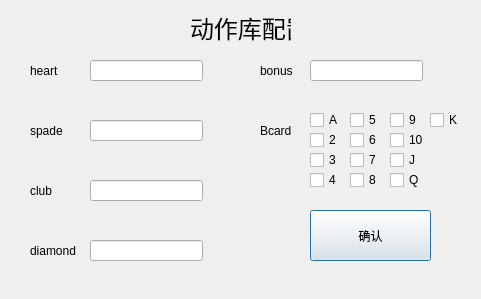
<?xml version="1.0" encoding="UTF-8"?>
<ui version="4.0">
 <class>Dialog</class>
 <widget class="QDialog" name="Dialog">
  <property name="geometry">
   <rect>
    <x>0</x>
    <y>0</y>
    <width>481</width>
    <height>299</height>
   </rect>
  </property>
  <property name="windowTitle">
   <string>Dialog</string>
  </property>
  <widget class="QLabel" name="label">
   <property name="geometry">
    <rect>
     <x>190</x>
     <y>10</y>
     <width>101</width>
     <height>31</height>
    </rect>
   </property>
   <property name="text">
    <string>&lt;html&gt;&lt;head/&gt;&lt;body&gt;&lt;p&gt;&lt;span style=&quot; font-size:18pt;&quot;&gt;动作库配置&lt;/span&gt;&lt;/p&gt;&lt;/body&gt;&lt;/html&gt;</string>
   </property>
  </widget>
  <widget class="QLabel" name="label_2">
   <property name="geometry">
    <rect>
     <x>30</x>
     <y>50</y>
     <width>51</width>
     <height>41</height>
    </rect>
   </property>
   <property name="text">
    <string>heart</string>
   </property>
  </widget>
  <widget class="QLabel" name="label_3">
   <property name="geometry">
    <rect>
     <x>30</x>
     <y>110</y>
     <width>51</width>
     <height>41</height>
    </rect>
   </property>
   <property name="text">
    <string>spade</string>
   </property>
  </widget>
  <widget class="QLabel" name="label_4">
   <property name="geometry">
    <rect>
     <x>30</x>
     <y>170</y>
     <width>51</width>
     <height>41</height>
    </rect>
   </property>
   <property name="text">
    <string>club</string>
   </property>
  </widget>
  <widget class="QLabel" name="label_5">
   <property name="geometry">
    <rect>
     <x>30</x>
     <y>230</y>
     <width>51</width>
     <height>41</height>
    </rect>
   </property>
   <property name="text">
    <string>diamond</string>
   </property>
  </widget>
  <widget class="QLabel" name="label_6">
   <property name="geometry">
    <rect>
     <x>260</x>
     <y>50</y>
     <width>51</width>
     <height>41</height>
    </rect>
   </property>
   <property name="text">
    <string>bonus</string>
   </property>
  </widget>
  <widget class="QLabel" name="label_7">
   <property name="geometry">
    <rect>
     <x>260</x>
     <y>110</y>
     <width>51</width>
     <height>41</height>
    </rect>
   </property>
   <property name="text">
    <string>Bcard</string>
   </property>
  </widget>
  <widget class="QCheckBox" name="checkBox">
   <property name="geometry">
    <rect>
     <x>310</x>
     <y>110</y>
     <width>31</width>
     <height>20</height>
    </rect>
   </property>
   <property name="text">
    <string>A</string>
   </property>
  </widget>
  <widget class="QCheckBox" name="checkBox_2">
   <property name="geometry">
    <rect>
     <x>310</x>
     <y>130</y>
     <width>31</width>
     <height>20</height>
    </rect>
   </property>
   <property name="text">
    <string>2</string>
   </property>
  </widget>
  <widget class="QCheckBox" name="checkBox_3">
   <property name="geometry">
    <rect>
     <x>310</x>
     <y>150</y>
     <width>41</width>
     <height>20</height>
    </rect>
   </property>
   <property name="text">
    <string>3</string>
   </property>
  </widget>
  <widget class="QCheckBox" name="checkBox_4">
   <property name="geometry">
    <rect>
     <x>310</x>
     <y>170</y>
     <width>41</width>
     <height>20</height>
    </rect>
   </property>
   <property name="text">
    <string>4</string>
   </property>
  </widget>
  <widget class="QCheckBox" name="checkBox_5">
   <property name="geometry">
    <rect>
     <x>350</x>
     <y>150</y>
     <width>41</width>
     <height>20</height>
    </rect>
   </property>
   <property name="text">
    <string>7</string>
   </property>
  </widget>
  <widget class="QCheckBox" name="checkBox_6">
   <property name="geometry">
    <rect>
     <x>350</x>
     <y>130</y>
     <width>31</width>
     <height>20</height>
    </rect>
   </property>
   <property name="text">
    <string>6</string>
   </property>
  </widget>
  <widget class="QCheckBox" name="checkBox_7">
   <property name="geometry">
    <rect>
     <x>350</x>
     <y>110</y>
     <width>31</width>
     <height>20</height>
    </rect>
   </property>
   <property name="text">
    <string>5</string>
   </property>
  </widget>
  <widget class="QCheckBox" name="checkBox_8">
   <property name="geometry">
    <rect>
     <x>350</x>
     <y>170</y>
     <width>41</width>
     <height>20</height>
    </rect>
   </property>
   <property name="text">
    <string>8</string>
   </property>
  </widget>
  <widget class="QCheckBox" name="checkBox_9">
   <property name="geometry">
    <rect>
     <x>390</x>
     <y>110</y>
     <width>31</width>
     <height>20</height>
    </rect>
   </property>
   <property name="text">
    <string>9</string>
   </property>
  </widget>
  <widget class="QCheckBox" name="checkBox_10">
   <property name="geometry">
    <rect>
     <x>390</x>
     <y>170</y>
     <width>41</width>
     <height>20</height>
    </rect>
   </property>
   <property name="text">
    <string>Q</string>
   </property>
  </widget>
  <widget class="QCheckBox" name="checkBox_11">
   <property name="geometry">
    <rect>
     <x>390</x>
     <y>150</y>
     <width>41</width>
     <height>20</height>
    </rect>
   </property>
   <property name="text">
    <string>J</string>
   </property>
  </widget>
  <widget class="QCheckBox" name="checkBox_12">
   <property name="geometry">
    <rect>
     <x>390</x>
     <y>130</y>
     <width>41</width>
     <height>20</height>
    </rect>
   </property>
   <property name="text">
    <string>10</string>
   </property>
  </widget>
  <widget class="QCheckBox" name="checkBox_13">
   <property name="geometry">
    <rect>
     <x>430</x>
     <y>110</y>
     <width>41</width>
     <height>20</height>
    </rect>
   </property>
   <property name="text">
    <string>K</string>
   </property>
  </widget>
  <widget class="QPushButton" name="pushButton">
   <property name="geometry">
    <rect>
     <x>310</x>
     <y>210</y>
     <width>121</width>
     <height>51</height>
    </rect>
   </property>
   <property name="text">
    <string>确认</string>
   </property>
  </widget>
  <widget class="QLineEdit" name="lineEdit">
   <property name="geometry">
    <rect>
     <x>90</x>
     <y>60</y>
     <width>113</width>
     <height>21</height>
    </rect>
   </property>
   <property name="text">
    <string/>
   </property>
  </widget>
  <widget class="QLineEdit" name="lineEdit_2">
   <property name="geometry">
    <rect>
     <x>90</x>
     <y>120</y>
     <width>113</width>
     <height>21</height>
    </rect>
   </property>
  </widget>
  <widget class="QLineEdit" name="lineEdit_3">
   <property name="geometry">
    <rect>
     <x>90</x>
     <y>180</y>
     <width>113</width>
     <height>21</height>
    </rect>
   </property>
  </widget>
  <widget class="QLineEdit" name="lineEdit_4">
   <property name="geometry">
    <rect>
     <x>90</x>
     <y>240</y>
     <width>113</width>
     <height>21</height>
    </rect>
   </property>
  </widget>
  <widget class="QLineEdit" name="lineEdit_5">
   <property name="geometry">
    <rect>
     <x>310</x>
     <y>60</y>
     <width>113</width>
     <height>21</height>
    </rect>
   </property>
  </widget>
 </widget>
 <resources/>
 <connections/>
</ui>
